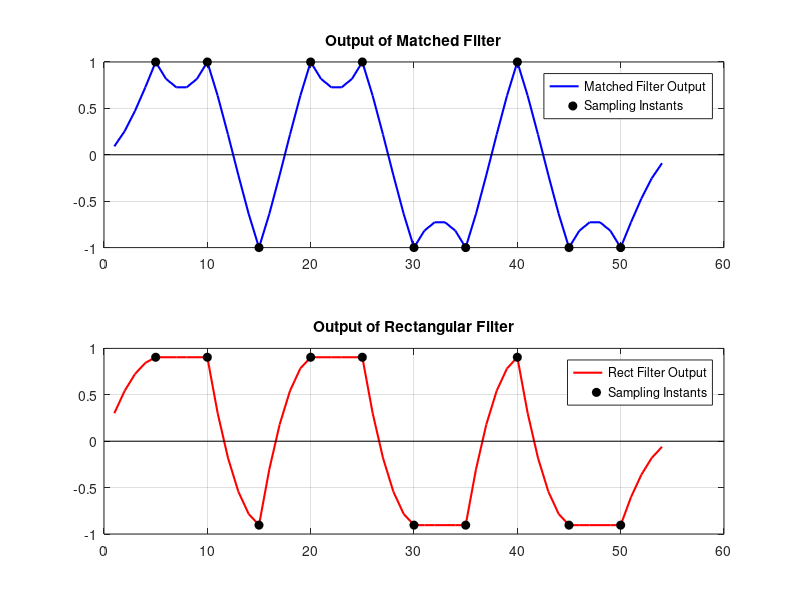
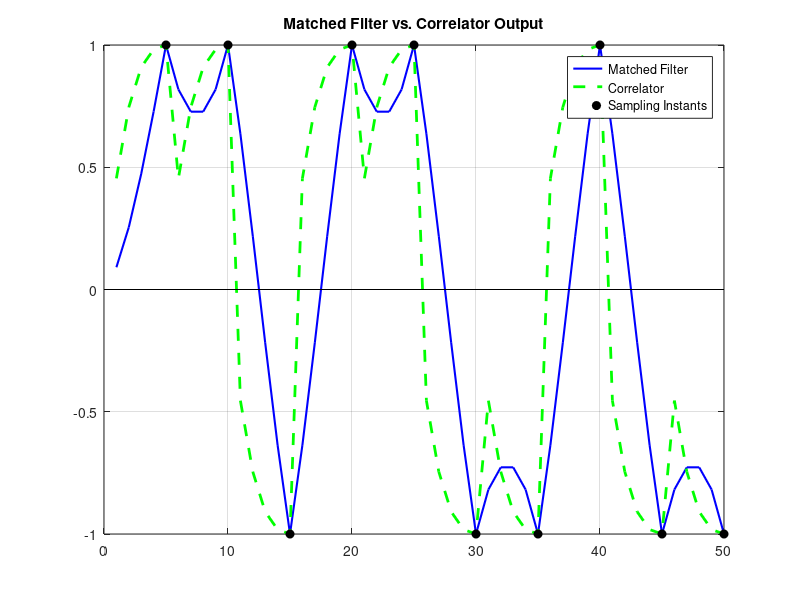
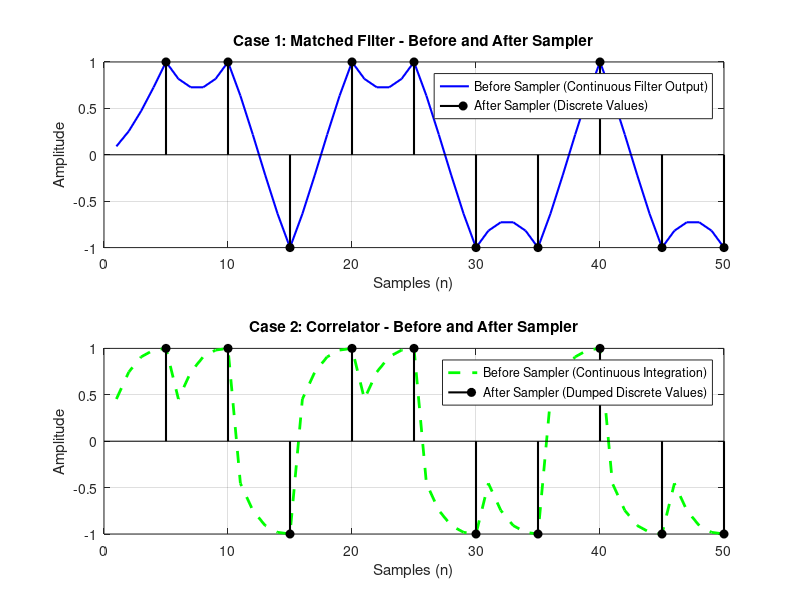
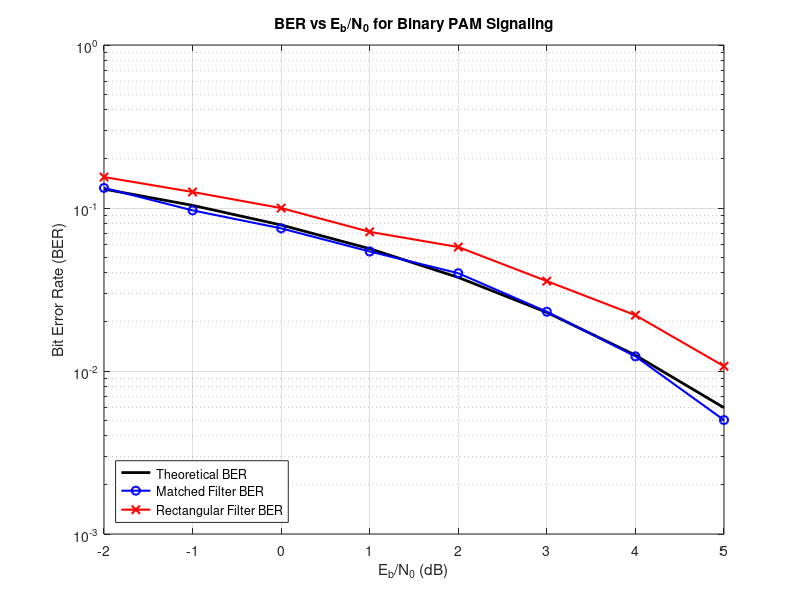

Here is the MATLAB script that generated these plots, in order: (Note: this script raises an error after producing the figures.)
% =========================================================================
% --- Digital Communication ---
% --- Project 3 ---
% =========================================================================

clc;
clear;
close all;

%% ========================================================================
% --- REQUIREMENT 1: Matched filters and correlators (Noise-Free) ---
% =========================================================================
disp('Running Requirement 1: Noise-Free Environment...');

N_req1 = 10;                   
samples_per_sym_req1 = 5;        

bits_req1 = randi([0 1], 1, N_req1);
symbols_req1 = 2 * bits_req1 - 1;

impulses_req1 = upsample(symbols_req1, samples_per_sym_req1);

% d) Transmitted Signal
p = [5 4 3 2 1] / sqrt(55);      
y_req1 = conv(impulses_req1, p);
y_req1 = y_req1(1 : N_req1*samples_per_sym_req1); 

% e) Receiver Filters
h_mf = fliplr(p);                
h_rect = ones(1, samples_per_sym_req1) / sqrt(samples_per_sym_req1); 
out_mf_req1 = conv(y_req1, h_mf);
out_rect_req1 = conv(y_req1, h_rect);
sampling_instants_req1 = samples_per_sym_req1 : samples_per_sym_req1 : (N_req1 * samples_per_sym_req1);

% --- Plot Requirement 1a ---
figure('Name', 'Requirement 1a: Filter Outputs', 'NumberTitle', 'off');
subplot(2, 1, 1);
plot(out_mf_req1, 'b', 'LineWidth', 1.5); hold on;
stem(sampling_instants_req1, out_mf_req1(sampling_instants_req1), 'k', 'filled', 'LineStyle', 'none');
title('Output of Matched Filter'); grid on; legend('Matched Filter Output', 'Sampling Instants');

subplot(2, 1, 2);
plot(out_rect_req1, 'r', 'LineWidth', 1.5); hold on;
stem(sampling_instants_req1, out_rect_req1(sampling_instants_req1), 'k', 'filled', 'LineStyle', 'none');
title('Output of Rectangular Filter'); grid on; legend('Rect Filter Output', 'Sampling Instants');

% --- Requirement 1b: Correlator ---
out_corr = zeros(1, length(y_req1));
for k = 1:N_req1
    idx = (k-1)*samples_per_sym_req1 + 1 : k*samples_per_sym_req1;
    out_corr(idx) = cumsum(y_req1(idx) .* p);
end

figure('Name', 'Requirement 1b: Matched Filter vs Correlator', 'NumberTitle', 'off');
plot(out_mf_req1(1:length(y_req1)), 'b', 'LineWidth', 1.5); hold on;
plot(out_corr, 'g--', 'LineWidth', 2);
stem(sampling_instants_req1, out_corr(sampling_instants_req1), 'k', 'filled', 'LineStyle', 'none');
title('Matched Filter vs. Correlator Output'); grid on;
legend('Matched Filter', 'Correlator', 'Sampling Instants', 'Location', 'Best');

% --- Explicit Plot: Before and After the Sampler ---
figure('Name', 'Requirement 1c: Before and After Sampler', 'NumberTitle', 'off');

% Case 1: Matched Filter (Block Diagram 1)
subplot(2,1,1);
% 1. Before Sampler (Output of Filter h(t))
plot(out_mf_req1(1:length(y_req1)), 'b', 'LineWidth', 1.5); hold on; 
% 2. After Sampler (Sample every Ts)
stem(sampling_instants_req1, out_mf_req1(sampling_instants_req1), 'k', 'filled', 'LineWidth', 1.5); 
title('Case 1: Matched Filter - Before and After Sampler');
xlabel('Samples (n)'); ylabel('Amplitude');
legend('Before Sampler (Continuous Filter Output)', 'After Sampler (Discrete Values)', 'Location', 'Best');
grid on;

% Case 2: Correlator (Block Diagram 2)
subplot(2,1,2);
% 1. Before Sampler (Output of "Integrate" block)
plot(out_corr, 'g--', 'LineWidth', 2); hold on; 
% 2. After Sampler (Output of "Dump" / Sample every Ts)
stem(sampling_instants_req1, out_corr(sampling_instants_req1), 'k', 'filled', 'LineWidth', 1.5); 
title('Case 2: Correlator - Before and After Sampler');
xlabel('Samples (n)'); ylabel('Amplitude');
legend('Before Sampler (Continuous Integration)', 'After Sampler (Dumped Discrete Values)', 'Location', 'Best');
grid on;


%% ========================================================================
% --- REQUIREMENT 2: Noise Analysis & BER ---
% =========================================================================
disp('Running Requirement 2: Noise Analysis...');

N_req2 = 10000;                  
samples_per_sym_req2 = 5;        


bits_req2 = randi([0 1], 1, N_req2);
symbols_req2 = 2 * bits_req2 - 1;
impulses_req2 = upsample(symbols_req2, samples_per_sym_req2);

y_req2 = conv(impulses_req2, p);
y_req2 = y_req2(1 : N_req2*samples_per_sym_req2); 


Eb = 1; 
EbN0_dB = -2:1:5;
BER_mf = zeros(size(EbN0_dB));
BER_rect = zeros(size(EbN0_dB));
BER_th = zeros(size(EbN0_dB));

% Monte Carlo Loop
for k = 1:length(EbN0_dB)
    EbN0_lin = 10^(EbN0_dB(k) / 10);
    N0 = Eb / EbN0_lin;
    noise_variance = N0 / 2;
    
    n_noise = sqrt(noise_variance) * randn(1, length(y_req2));
    v = y_req2 + n_noise;
    
    out_mf_req2 = conv(v, h_mf);
    out_rect_req2 = conv(v, h_rect);
    
    sampling_instants_req2 = samples_per_sym_req2 : samples_per_sym_req2 : (N_req2 * samples_per_sym_req2);
    sampled_mf = out_mf_req2(sampling_instants_req2);
    sampled_rect = out_rect_req2(sampling_instants_req2);
    
    detected_bits_mf = (sampled_mf > 0);
    detected_bits_rect = (sampled_rect > 0);
    
    BER_mf(k) = sum(detected_bits_mf ~= bits_req2) / N_req2;
    BER_rect(k) = sum(detected_bits_rect ~= bits_req2) / N_req2;
    BER_th(k) = 0.5 * erfc(sqrt(EbN0_lin));
end

% --- Plot Requirement 2 ---
figure('Name', 'Requirement 2: BER Performance', 'NumberTitle', 'off');
semilogy(EbN0_dB, BER_th, 'k-', 'LineWidth', 2); hold on;
semilogy(EbN0_dB, BER_mf, 'bo-', 'LineWidth', 1.5, 'MarkerSize', 6);
semilogy(EbN0_dB, BER_rect, 'rx-', 'LineWidth', 1.5, 'MarkerSize', 6);
title('BER vs E_b/N_0 for Binary PAM Signaling');
xlabel('E_b/N_0 (dB)'); ylabel('Bit Error Rate (BER)'); grid on;
legend('Theoretical BER', 'Matched Filter BER', 'Rectangular Filter BER', 'Location', 'SouthWest');


%% ========================================================================
% --- REQUIREMENT 3: ISI and Raised Cosine Filters ---
% =========================================================================
disp('Running Requirement 3: Eye Diagrams (This may generate several windows)...');

N_req3 = 100;                    
samples_per_sym_req3 = 8;        

bits_req3 = randi([0 1], 1, N_req3);
symbols_req3 = 2 * bits_req3 - 1;
impulses_req3 = upsample(symbols_req3, samples_per_sym_req3);

cases = [0, 2; 0, 8; 1, 2; 1, 8];
titles = {'Case a: R=0, Delay=2', 'Case b: R=0, Delay=8', ...
          'Case c: R=1, Delay=2', 'Case d: R=1, Delay=8'};

for i = 1:4
    R = cases(i, 1);
    delay = cases(i, 2);
    
    % SRRC filter (using rcosdesign)
    h_srrc = rcosdesign(R, delay*2, samples_per_sym_req3, 'sqrt');
    
    % Point A: Tx Output
    sig_A = conv(impulses_req3, h_srrc);
    
    % Point B: Rx Output
    sig_B = conv(sig_A, h_srrc);
    
    % Plot Eye Diagram at Point A
    eyediagram(sig_A, 2*samples_per_sym_req3);
    set(gcf, 'Name', [titles{i} ' - Point A (Tx Output)'], 'NumberTitle', 'off');
    title([titles{i} ' - Point A (Tx Output)']);
    
    % Plot Eye Diagram at Point B
    eyediagram(sig_B, 2*samples_per_sym_req3);
    set(gcf, 'Name', [titles{i} ' - Point B (Rx Output)'], 'NumberTitle', 'off');
    title([titles{i} ' - Point B (Rx Output)']);
end

disp('Simulation Complete!');
